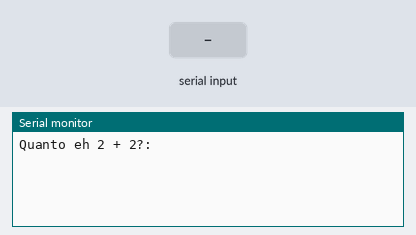
A sketch run on a simulated Arduino Uno, built with avr-gcc and run on an emulated ATmega328P. On the bench: the last lines printed to the serial monitor. The test bench sets the inputs (shaded band).

Above: at 0.9 s.
1.0 s: "sim" received over Serial
At 3.2 s:
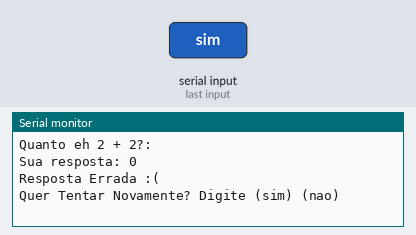
3.5 s: "90,45\n" received over Serial
At 5.7 s:
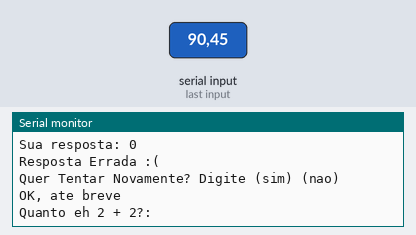

The sketch:

tentativa_de_conta_com_repeti_o_atividade_1_do_while1.ino
```cpp
// C++ code
//Variaveis
int numeroUsuario;
String resultado;
int contador;

void setup()
{
  Serial.begin(9600);

   do{
    Serial.println("Quanto eh 2 + 2?: ");
    while( ! Serial.available() ){}
    numeroUsuario = Serial.parseInt();

    int resultado = 4;

    if( numeroUsuario == resultado ){
    Serial.println("Sua resposta: " + String(numeroUsuario));
    Serial.println("Parabens!!!");
    }

    else{
    Serial.println("Sua resposta: " + String(numeroUsuario));
    Serial.println("Resposta Errada :(");
    }

    Serial.println("Quer Tentar Novamente? Digite (sim) (nao)");
    while( ! Serial.available() ){}

    if( Serial.readString() == "sim" ){
    Serial.println("Redirecionando voce para o comeco");
    }

    else{
    Serial.println("OK, ate breve");
    }

  }
  while(resultado = 4);

}

void loop()
{

}
```

Measured:
- after the input at 1.0 s, the serial monitor: prints a new line after 1.0 s (image 1)
- after the input at 3.5 s, the serial monitor: prints a new line after 1.0 s (image 2)
